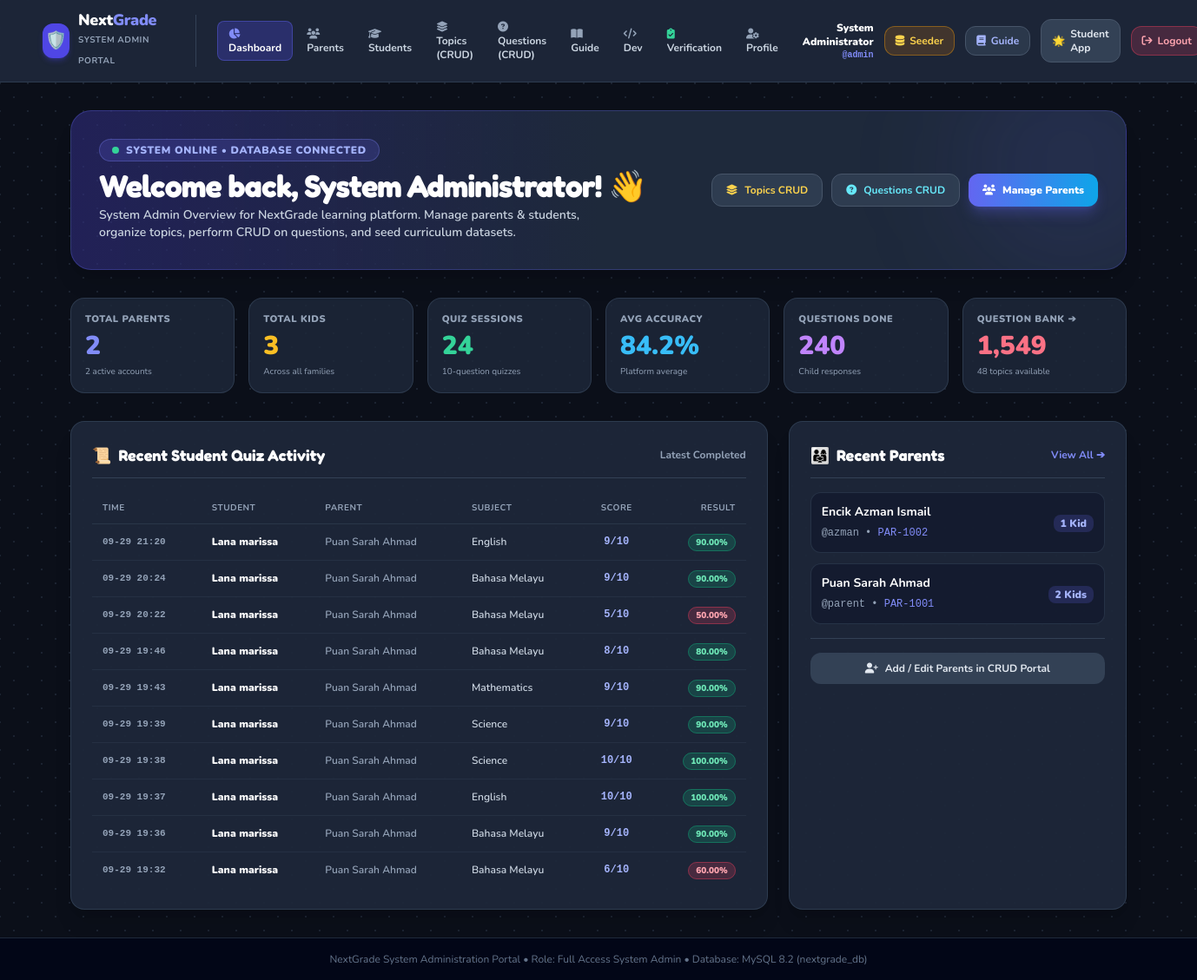
The page /admin/index.php (signed in) on the database its author committed.
### tables this page shows
CREATE TABLE IF NOT EXISTS `quiz_sessions` (
  `id` INT AUTO_INCREMENT PRIMARY KEY,
  `student_id` INT DEFAULT NULL,
  `student_name` VARCHAR(100) NOT NULL,
  `subject_id` VARCHAR(50) DEFAULT NULL,
  `topic_id` VARCHAR(50) DEFAULT NULL,
  `total_questions` INT DEFAULT 10,
  `score` INT DEFAULT 0,
  `percentage` DECIMAL(5,2) DEFAULT 0.00,
  `time_spent_seconds` INT DEFAULT 0,
  `completed_at` DATETIME DEFAULT CURRENT_TIMESTAMP,
  INDEX `idx_session_student` (`student_id`),
  INDEX `idx_session_date` (`completed_at`)
);

CREATE TABLE IF NOT EXISTS `parents` (
  `id` INT AUTO_INCREMENT PRIMARY KEY,
  `parent_code` VARCHAR(30) UNIQUE NOT NULL,
  `username` VARCHAR(50) UNIQUE NOT NULL,
  `password_hash` VARCHAR(255) NOT NULL,
  `full_name` VARCHAR(100) NOT NULL,
  `email` VARCHAR(100) UNIQUE NOT NULL,
  `phone` VARCHAR(30) DEFAULT NULL,
  `status` ENUM('active', 'inactive') DEFAULT 'active',
  `created_at` DATETIME DEFAULT CURRENT_TIMESTAMP,
  `last_login` DATETIME DEFAULT NULL
);

CREATE TABLE IF NOT EXISTS `subjects` (
  `id` VARCHAR(50) PRIMARY KEY,
  `name` VARCHAR(100) NOT NULL,
  `title_native` VARCHAR(100) NOT NULL,
  `description` TEXT,
  `icon` VARCHAR(50) NOT NULL,
  `theme_gradient` VARCHAR(100) NOT NULL,
  `accent_color` VARCHAR(50) NOT NULL,
  `sort_order` INT DEFAULT 0,
  `grade_level` VARCHAR(50) DEFAULT 'Kindergarten 3 (KG3)'
);

### admin/index.php (the view, shortened to what the rows shown need)
<?php
require_once __DIR__ . '/../auth_helper.php';
$admin = getAdminUser();
$recentSessions = $pdo->query("
    SELECT qs.*, s.name as student_full_name, p.full_name as parent_full_name, sub.name as subject_name
    FROM quiz_sessions qs
    LEFT JOIN students s ON s.id = qs.student_id
    LEFT JOIN parents p ON p.id = s.parent_id
    LEFT JOIN subjects sub ON sub.id = qs.subject_id
    ORDER BY qs.completed_at DESC
    LIMIT 10
")->fetchAll();
$recentParents = $pdo->query("
    SELECT p.*, COUNT(s.id) as kids_count
    FROM parents p
    LEFT JOIN students s ON s.parent_id = p.id
    GROUP BY p.id
    ORDER BY p.id DESC
    LIMIT 5
")->fetchAll();
?>
<!DOCTYPE html>
<html lang="en">
<head>
  <script src="https://cdn.tailwindcss.com"></script>
  <link rel="stylesheet" href="../css/app.css?v=2">
  <link rel="stylesheet" href="https://cdnjs.cloudflare.com/ajax/libs/font-awesome/6.4.0/css/all.min.css">
</head>
<body class="admin-dark min-h-screen bg-slate-900 text-slate-100 flex flex-col">
  <main class="flex-1 max-w-7xl w-full mx-auto px-4 md:px-8 py-8 space-y-8">
    <div class="bg-gradient-to-r from-indigo-900/60 via-slate-800 to-slate-800 border border-indigo-500/30 rounded-3xl p-6 md:p-8 flex flex-col md:flex-row items-start md:items-center justify-between gap-6 shadow-xl relative overflow-hidden">
      <div class="relative z-10">
        <h1 class="text-2xl md:text-4xl font-black text-white tracking-tight">
          Welcome back, <?= htmlspecialchars($admin['full_name']) ?>! 👋
        </h1>
      </div>
    </div>
    <div class="grid grid-cols-1 lg:grid-cols-3 gap-6">
      <div class="lg:col-span-2 bg-slate-800/90 border border-slate-700/80 rounded-2xl p-6 shadow-xl space-y-4">
        <div class="flex items-center justify-between pb-3 border-b border-slate-700">
          <h2 class="text-lg font-black text-white flex items-center gap-2">
            <span>📜</span> Recent Student Quiz Activity
          </h2>
        </div>
        <div class="overflow-x-auto">
          <table class="w-full text-left text-xs font-semibold">
            <thead class="text-slate-400 uppercase text-[10px] font-black tracking-wider border-b border-slate-700/60">
              <tr>
                <th class="py-2.5 px-3">Time</th>
                <th class="py-2.5 px-3">Student</th>
                <th class="py-2.5 px-3">Parent</th>
                <th class="py-2.5 px-3">Subject</th>
                <th class="py-2.5 px-3 text-center">Score</th>
                <th class="py-2.5 px-3 text-right">Result</th>
              </tr>
            </thead>
            <tbody class="divide-y divide-slate-700/40 text-slate-200">
              <?php if (empty($recentSessions)): ?>
                <tr><td colspan="6" class="text-center py-6 text-slate-400">No quiz sessions recorded yet.</td></tr>
              <?php else: ?>
                <?php foreach ($recentSessions as $sess): ?>
                  <tr class="hover:bg-slate-700/20 transition-colors">
                    <td class="py-3 px-3 font-mono text-[11px] text-slate-400"><?= substr($sess['completed_at'], 5, 11) ?></td>
                    <td class="py-3 px-3 font-black text-white"><?= htmlspecialchars($sess['student_name']) ?></td>
                    <td class="py-3 px-3 text-slate-400"><?= htmlspecialchars($sess['parent_full_name'] ?? 'Direct / Legacy') ?></td>
                    <td class="py-3 px-3 text-slate-300"><?= htmlspecialchars($sess['subject_name'] ?? 'Mixed Quiz') ?></td>
                    <td class="py-3 px-3 text-center font-bold font-mono text-indigo-300"><?= $sess['score'] ?>/<?= $sess['total_questions'] ?></td>
                    <td class="py-3 px-3 text-right">
                      <span class="px-2 py-0.5 rounded-full text-[10px] font-black <?= $sess['percentage'] >= 70 ? 'bg-emerald-500/20 text-emerald-300 border border-emerald-500/40' : 'bg-rose-500/20 text-rose-300 border border-rose-500/40' ?>">
                        <?= $sess['percentage'] ?>%
                      </span>
                    </td>
                  </tr>
                <?php endforeach; ?>
              <?php endif; ?>
            </tbody>
          </table>
        </div>
      </div>
      <div class="bg-slate-800/90 border border-slate-700/80 rounded-2xl p-6 shadow-xl space-y-4">
        <div class="flex items-center justify-between pb-3 border-b border-slate-700">
          <h2 class="text-lg font-black text-white flex items-center gap-2">
            <span>👨‍👩‍👧</span> Recent Parents
          </h2>
        </div>
        <div class="space-y-3">
          <?php foreach ($recentParents as $p): ?>
            <div class="bg-slate-900/60 border border-slate-700/60 rounded-xl p-3 flex items-center justify-between">
              <div>
                <span class="font-bold text-sm text-white block"><?= htmlspecialchars($p['full_name']) ?></span>
                <span class="text-xs text-slate-400 font-mono">@<?= htmlspecialchars($p['username']) ?> • <span class="text-indigo-400"><?= $p['parent_code'] ?></span></span>
              </div>
              <div class="text-right">
                <span class="inline-block px-2 py-0.5 rounded-lg text-xs font-black bg-indigo-500/20 text-indigo-300">
                  <?= $p['kids_count'] ?> <?= $p['kids_count'] == 1 ? 'Kid' : 'Kids' ?>
                </span>
              </div>
            </div>
          <?php endforeach; ?>
        </div>
      </div>
    </div>
  </main>
</body>
</html>

### rows shown on the page
quiz_sessions: completed_at "09-29 21:20", student_name "Lana marissa", parents.full_name "Puan Sarah Ahmad", subject.name "English", score "9", total_questions "10", percentage "90.00"
quiz_sessions: completed_at "09-29 20:24", student_name "Lana marissa", parents.full_name "Puan Sarah Ahmad", subject.name "Bahasa Melayu", score "9", total_questions "10", percentage "90.00"
quiz_sessions: completed_at "09-29 20:22", student_name "Lana marissa", parents.full_name "Puan Sarah Ahmad", subject.name "Bahasa Melayu", score "5", total_questions "10", percentage "50.00"
quiz_sessions: completed_at "09-29 19:46", student_name "Lana marissa", parents.full_name "Puan Sarah Ahmad", subject.name "Bahasa Melayu", score "8", total_questions "10", percentage "80.00"
quiz_sessions: completed_at "09-29 19:43", student_name "Lana marissa", parents.full_name "Puan Sarah Ahmad", subject.name "Mathematics", score "9", total_questions "10", percentage "90.00"
quiz_sessions: completed_at "09-29 19:39", student_name "Lana marissa", parents.full_name "Puan Sarah Ahmad", subject.name "Science", score "9", total_questions "10", percentage "90.00"
quiz_sessions: completed_at "09-29 19:38", student_name "Lana marissa", parents.full_name "Puan Sarah Ahmad", subject.name "Science", score "10", total_questions "10", percentage "100.00"
quiz_sessions: completed_at "09-29 19:37", student_name "Lana marissa", parents.full_name "Puan Sarah Ahmad", subject.name "English", score "10", total_questions "10", percentage "100.00"
quiz_sessions: completed_at "09-29 19:36", student_name "Lana marissa", parents.full_name "Puan Sarah Ahmad", subject.name "Bahasa Melayu", score "9", total_questions "10", percentage "90.00"
quiz_sessions: completed_at "09-29 19:32", student_name "Lana marissa", parents.full_name "Puan Sarah Ahmad", subject.name "Bahasa Melayu", score "6", total_questions "10", percentage "60.00"
parents: full_name "Encik Azman Ismail", username "azman", parent_code "PAR-1002", kids_count "1", shows "Kid"
parents: full_name "Puan Sarah Ahmad", username "parent", parent_code "PAR-1001", kids_count "2", shows "Kids"

### other values the page prints
$admin['full_name'] "System Administrator"
$admin['username'] "admin"
$totalParents "2"
$activeParents "2"
$totalStudents "3"
$totalSessions "24"
$avgAccuracy "84.2"
$totalQuestionsAns "240"
$totalQuestionsCount "1,549"
$totalTopicsCount "48"
